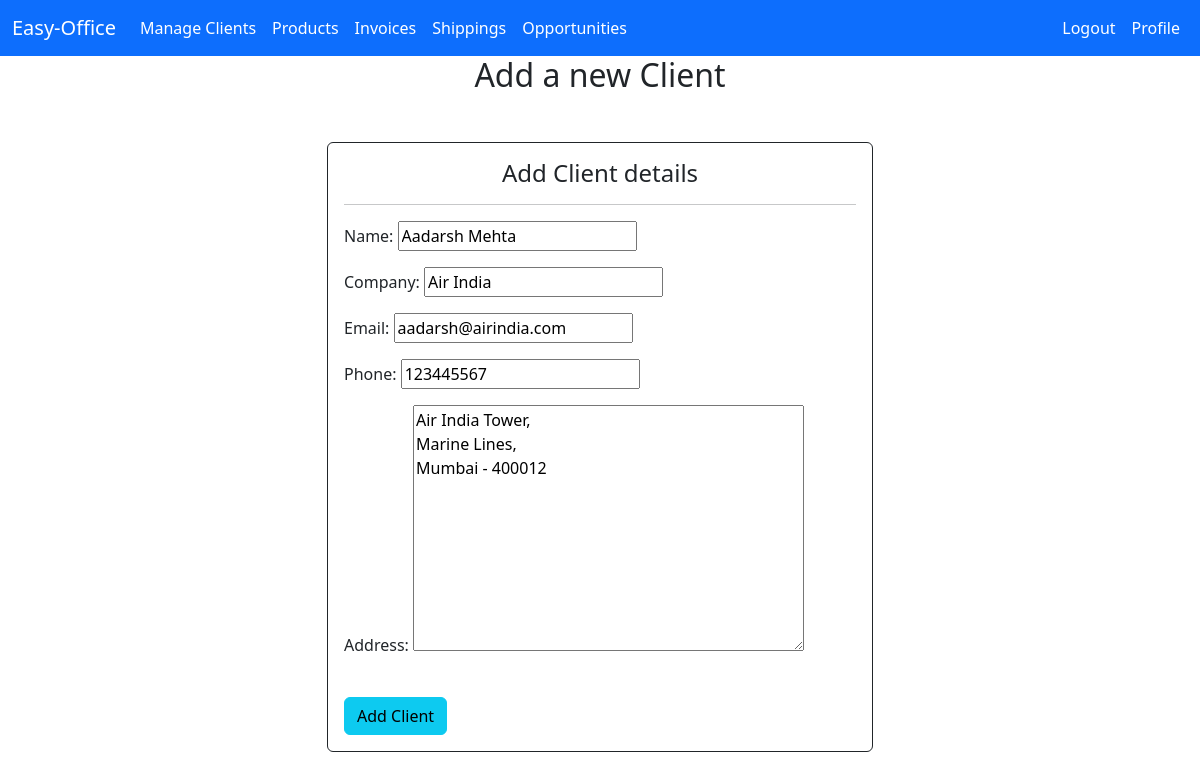
Screenshot of /clients/edit/10/ (signed in) with the database file from the repository.
### crm/models.py (models this page shows, shortened)
class Client(models.Model):
    name=models.CharField(max_length=255)
    company=models.CharField(max_length=250)
    email=models.EmailField()
    phone=models.CharField(max_length=15)
    address=models.TextField()
    date_added=models.DateField(auto_now_add=True,null=True,blank=True)
    added_by=models.ForeignKey(User, on_delete=models.CASCADE,null=True,blank=True)

### crm/views.py (the view)
# urls.py: path('clients/edit/<int:client_id>/', views.edit_client, name='edit_client'),
@login_required
def edit_client(request, client_id):
    user = request.user
    client = Client.objects.get(id=client_id)
    if user == client.added_by:
        if request.method == 'POST':
            form = Client_Form(request.POST, instance=client)
            if form.is_valid():
                form.save()
                return redirect('clients')  # Redirect to the clients page after editing
        else:
            form = Client_Form(instance=client)
        return render(request, 'crm/client_form.html', {'form': form})
    else:
        return render(request, 'crm/unauthorised.html')  # Unauthorized access page

### crm/forms.py
class Client_Form(forms.ModelForm):
    class Meta:
        model=Client
        fields=['name', 'company', 'email', 'phone', 'address']

### crm/templates/crm/client_form.html (shortened to what this page needs)
{% extends "crm/base.html" %}
{% block content %}
  <h2 style="text-align: center;">Add a new Client</h2>
  <div class="container">
    <div class="row mt-5 justify-content-center">
        <div class="col-md-6 ">
            <div class="card custom-card-blue border border-dark">
                <div class="card-body">
                <h4 class="card-title" style="text-align: center;">Add Client details</h4>
                <hr>
                <form method="POST">
                    {{ form.as_p }}
                    <br>
                    <input class="btn btn-info" type="submit" value="Add Client">
                </form>
              </div>
            </div>
        </div>
    </div>
</div>
{% endblock %}

### rows the page displays
Client: name "Aadarsh Mehta", company "Air India", email "aadarsh@airindia.com", phone "123445567", address "Air India Tower, Marine Lines, Mumbai - 400012"
